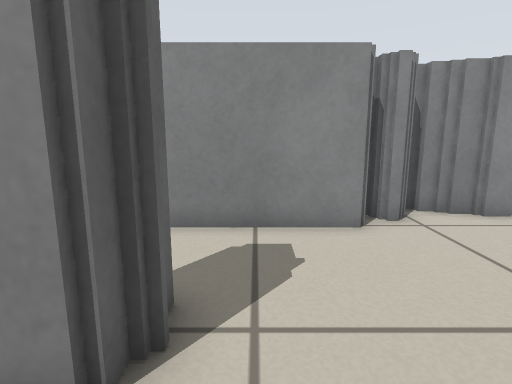
[1] (above)

16 first-person views from a walk through a Stage world. The camera is 0.51 m above the floor, tilts 10° down and sees 80° across. The lines on the ground mark 1 m squares. The floor is counted in squares, 0.25 m on a side. Each view is taken from the middle of a square. On the plan, view 1 faces up. The plan holds only what a view shows up to about 17 squares ahead; the rest is blank. The place goes on beyond the plan. The robots in the file are not drawn.

[2]
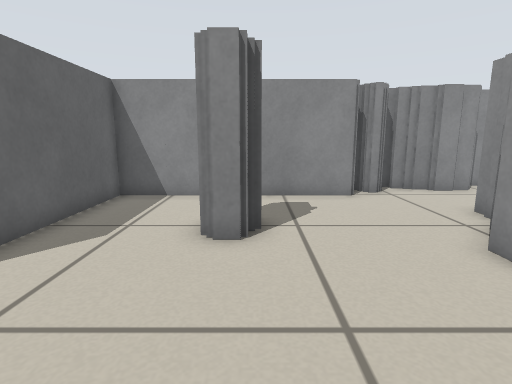

[3]
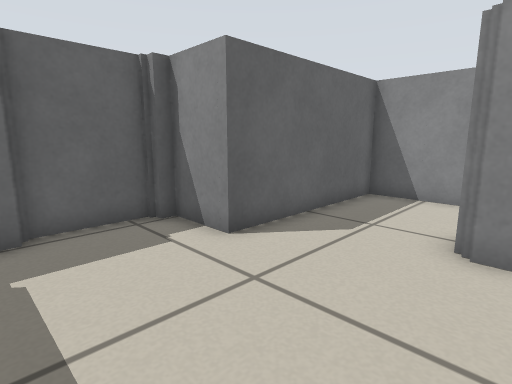

[4]
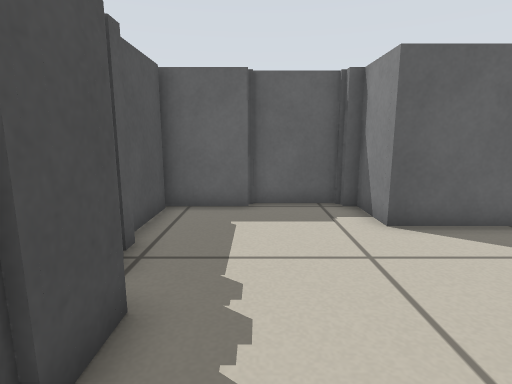

[5]
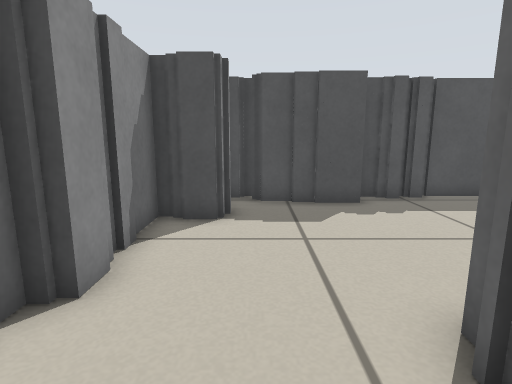

[6]
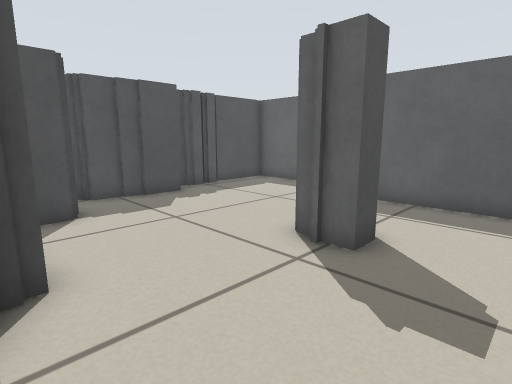

[7]
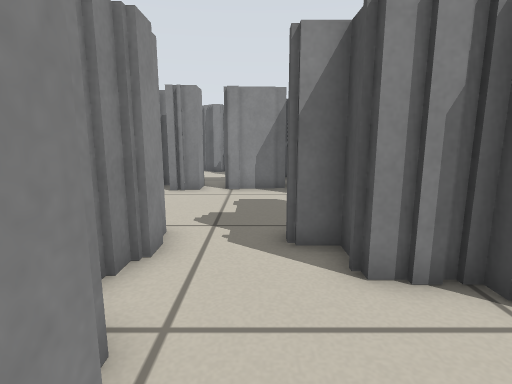

[8]
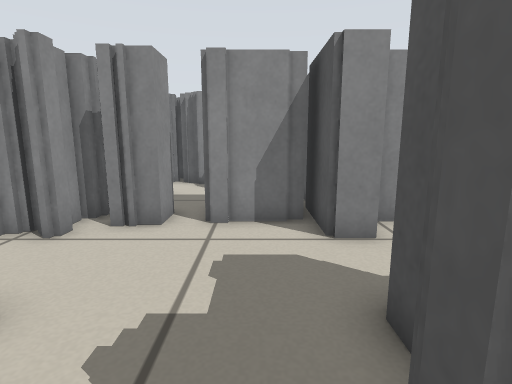

[9]
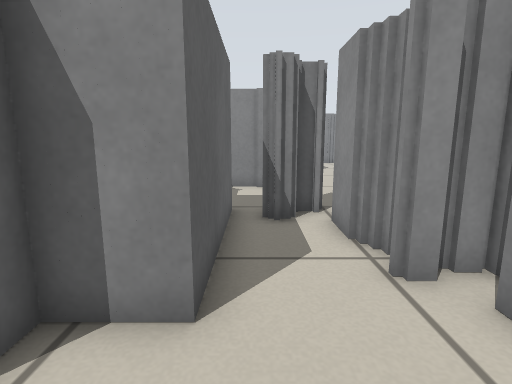

[10]
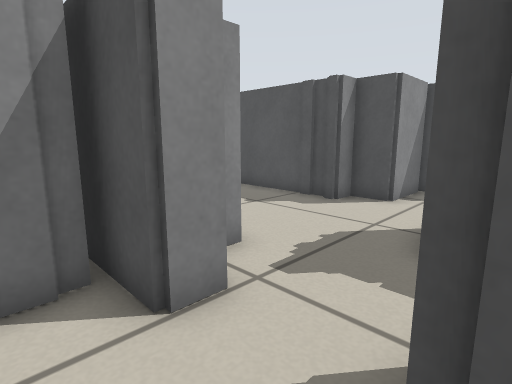

[11]
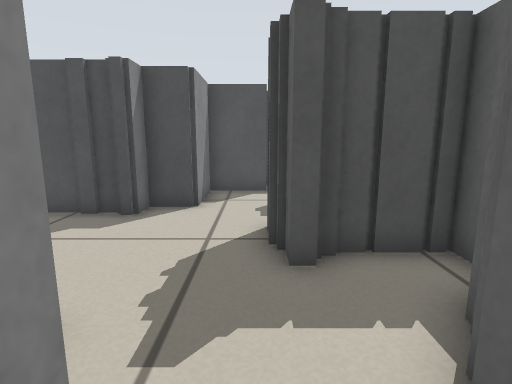

[12]
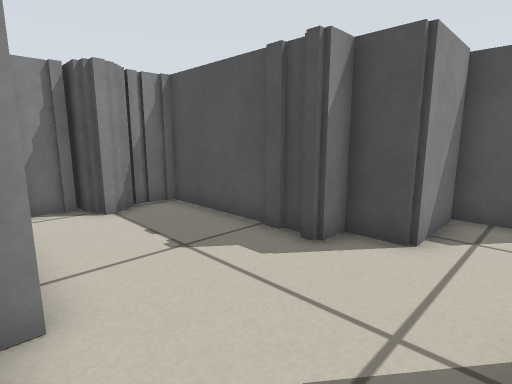

[13]
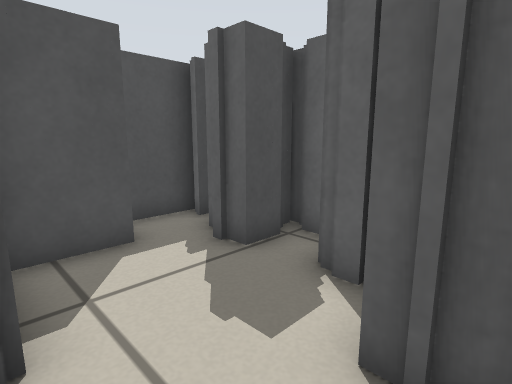

[14]
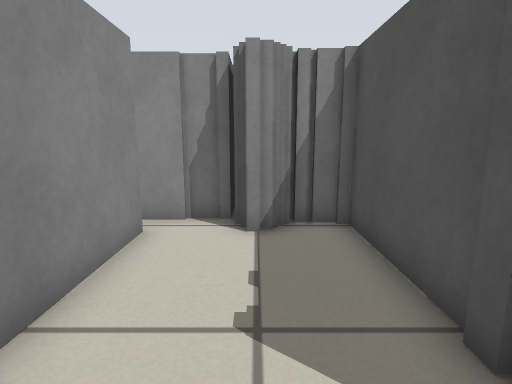

[15]
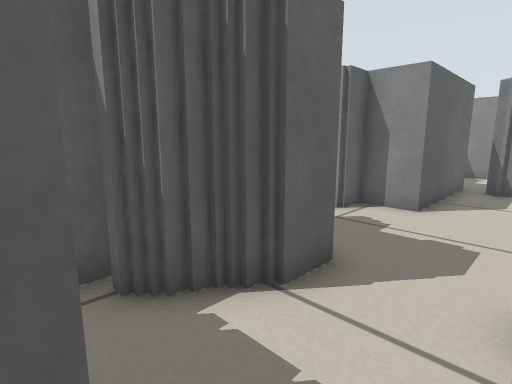

[16]
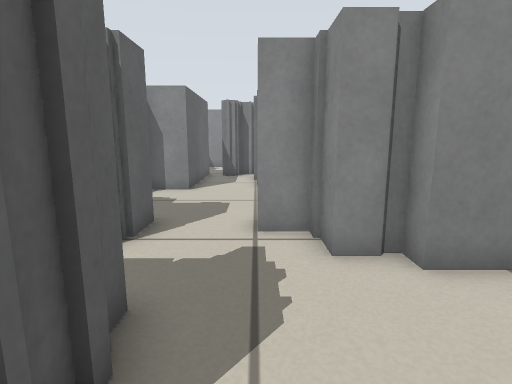

### Floor plan
Key: @ floor where view 1 was taken; # wall or solid block; x gap in a wall; . floor.
Columns run from 8 left of view 1 to 21 right of it. Each row starts with its distance up from view 1.
 15                  #.#
 14                  #x##
 13                  #. #
 12                  #..#
 11                  #..##
 10                  #..##
  9             ##  ##...#
  8            ######....#
  7   ##########.........#
  6   #..................#
  5   #........... ## ...##
  4   #... #.....#####...###
  3   #...##.....# # #...###
  2   #...##....## ###...#########
  1   #........##  ##............#
  0 ###.....@..##  ####..........#
 -1 #..........##     ##........##
 -2 #...........#    ###........##
 -3 #.........###    #....#######
 -4 #.........       #...##
 -5 #.....####     ###...#
 -6 #######  ##    ###...#
 -7                  #.###
 -8                 ####

Positions as (right, up) in squares from view 1, and headings:
1: (0, 0), facing up
2: (-1, -4), facing up
3: (-1, -4), facing up-left
4: (1, -3), facing left
5: (1, 5), facing down
6: (4, 6), facing down-left
7: (1, 6), facing right
8: (6, 6), facing right
9: (10, 6), facing up
10: (9, 6), facing down-right
11: (11, 5), facing down
12: (11, 2), facing down-right
13: (13, -1), facing down-left
14: (13, -1), facing right
15: (12, 0), facing up-left
16: (12, -3), facing up
